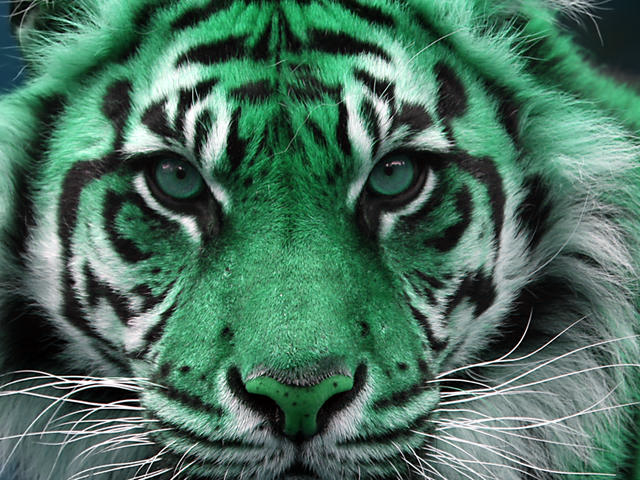
%> input picture Examen/imagenes/tiger.tif, 640 x 480 px
$ octave Tiger.m   (GNU Octave 9; MATLAB toolbox functions it lacks are replaced by stand-ins)
%> lines starting %> are read from the running program, lines starting %| are printed output that depends on the picture
clc; close all; clear

%leemos la imagen del tigre
A=imread('./imagenes/tiger.tif');
%> A is the input picture: size 480x640x3 uint8; mean R, G, B 73.6, 111.7, 94
%Hacemos una copia de nuestra imagen
A_aux=A;
%separamos los canales de la imagen
Red=A(:,:,1);
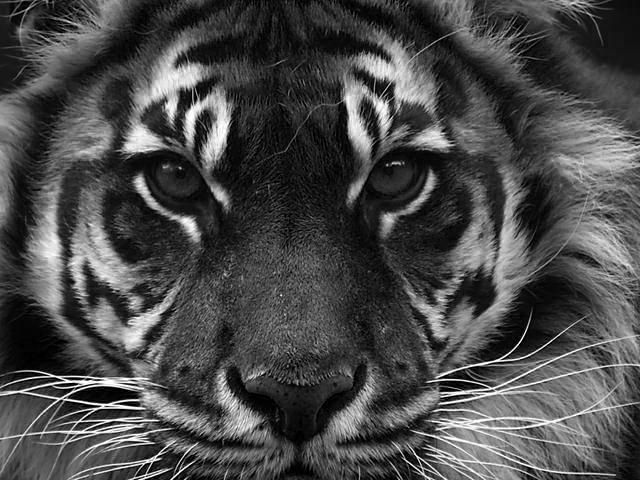
%> Red: size 480x640 uint8; min 0, max 255, mean 73.6
Green=A(:,:,2);
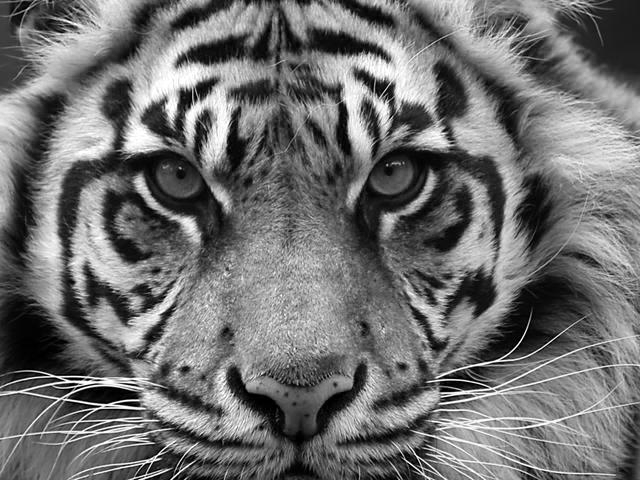
%> Green: size 480x640 uint8; min 0, max 255, mean 111.7
Blue=A(:,:,3);
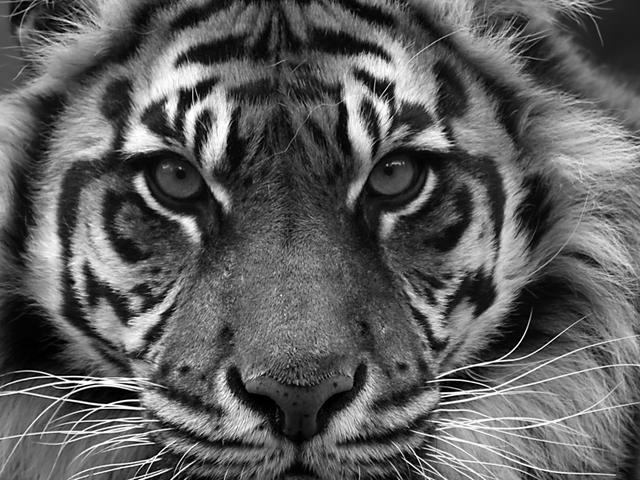
%> Blue: size 480x640 uint8; min 0, max 255, mean 94
%se crea la mascara para invertit los canales
Mascara=255*ones(size(Red)(1),size(Red)(2));

%se invierten los canales
RedInvet=Mascara-Red;
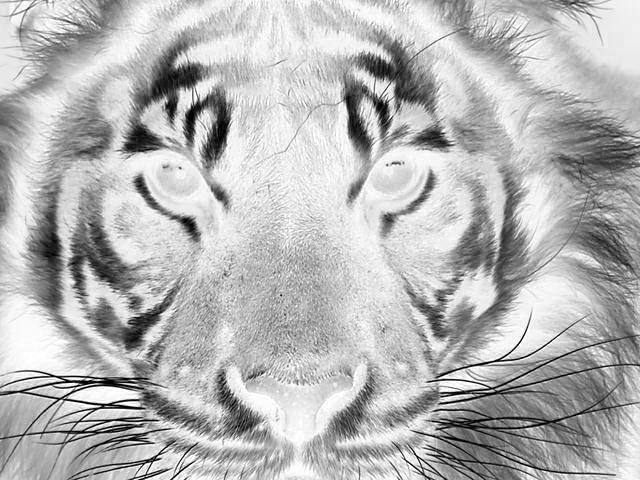
%> RedInvet: size 480x640 uint8; min 0, max 255, mean 181.4
GreenInvet=Mascara-Green;
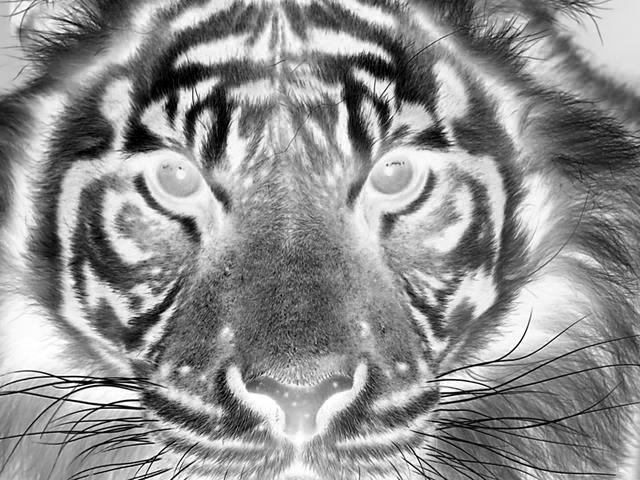
%> GreenInvet: size 480x640 uint8; min 0, max 255, mean 143.3
%BlueInvet=Mascara-Blue;

%se modiifca el canal invertido en la imagen copia
A_aux(:,:,1)=RedInvet;
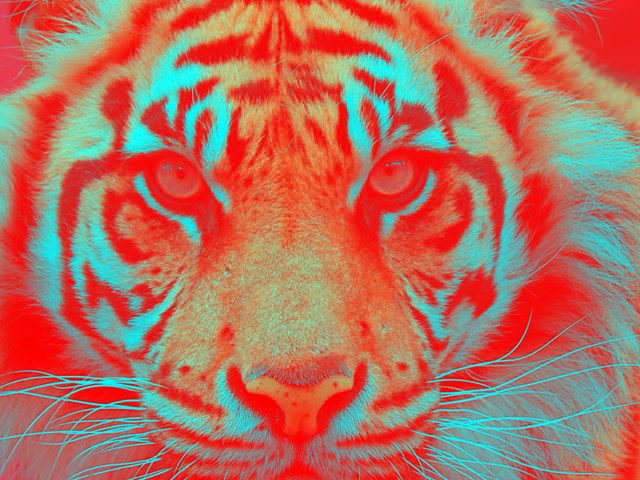
%> A_aux: size 480x640x3 uint8; mean R, G, B 181.4, 111.7, 94
A_aux(:,:,2)=GreenInvet;
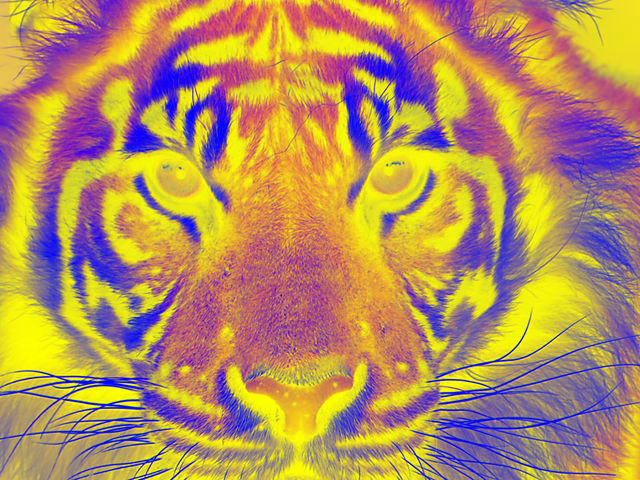
%> A_aux: size 480x640x3 uint8; mean R, G, B 181.4, 143.3, 94
%A_aux(:,:,3)=BlueInvet;

figure
subplot(1,2,1)
image(A)
subplot(1,2,2)
image(A_aux)
%escribimos la imagen procesada en el archivo tiger2.tif
imwrite(A_aux, "./imagenes/tiger2.tif");
